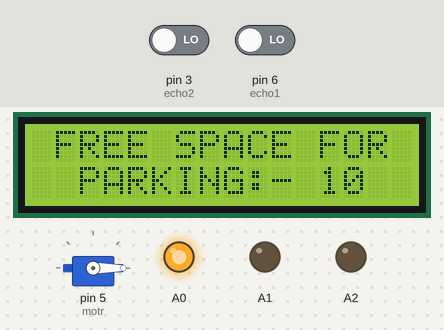
The sketch below on a simulated Arduino Uno, built with avr-gcc and run on an emulated ATmega328P. Parts: servo, 16×2 character LCD, output pins drawn as LEDs (lit = HIGH). The test bench sets the inputs (shaded band); at power-on: pin 3 (echo2) LOW, pin 6 (echo1) LOW. Pins used as bus, display or sensor lines are not drawn; what the sketch prints to the serial monitor is not drawn.

Above: at 0.1 s.
At 2.14 s:
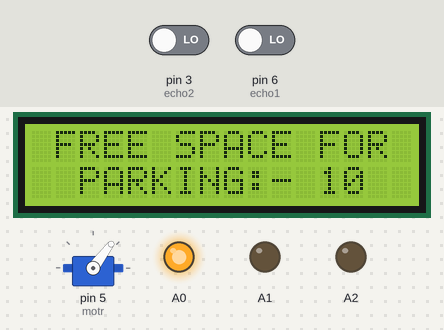
At 8.04 s:
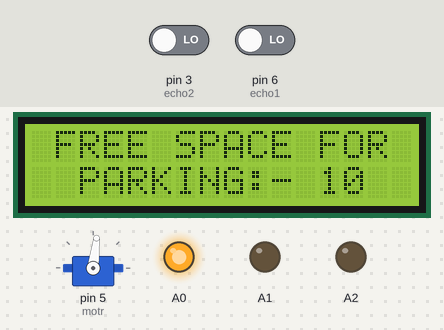
At 12.19 s:
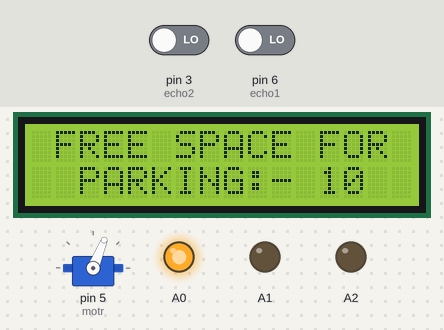
At 24.25 s:
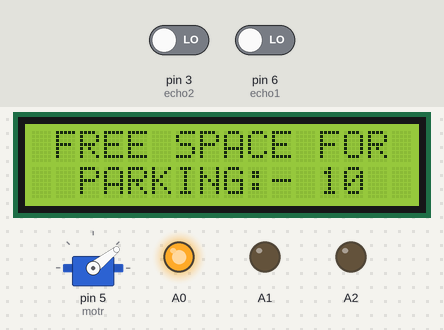
At 35.1 s:
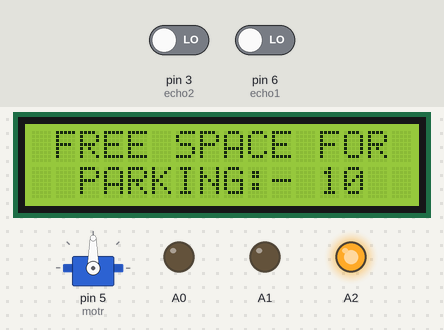
Timing chart, 0 to 36.6 s (numbered marks = the images above):
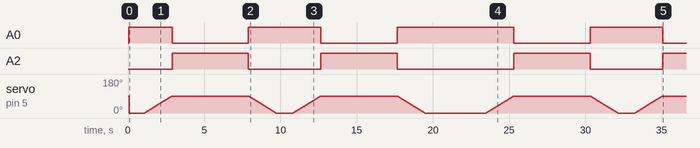

Measured:
- by itself, A0: goes LOW 5.0 s, HIGH 4.8 s, LOW 5.0 s, HIGH 7.7 s, LOW 5.0 s, HIGH 4.8 s, then LOW
- by itself, A2: goes HIGH 5.0 s, LOW 4.8 s, HIGH 5.0 s, LOW 7.7 s, HIGH 5.0 s, LOW 4.8 s, then HIGH

The sketch:

working_code.ino
```cpp
#include <LiquidCrystal.h>
#include <Servo.h>
LiquidCrystal lcd(13, 12, 11, 10, 9, 8);

Servo motr;
int pos = 0;


int counter = 10;
const int trig1 = 7;
const int echo1 = 6;
const int trig2 = 4;
const int echo2 = 3;
long dur1;
int d1 = 40;
long dur2;
int d2;


void setup() {
  // put your setup code here, to run once:
  //servo motor
  motr.attach(5);
  pinMode(trig1, OUTPUT);
  pinMode(echo1, INPUT);
  Serial.begin(9600);
  pinMode(trig2, OUTPUT);
  pinMode(echo2, INPUT);

  //lcd
  lcd.begin(16, 2);
  motr.write(0);

  //lcd.clear()
  //delay(ms)
  //red
  pinMode(A0, OUTPUT);
  //green
  pinMode(A1, OUTPUT);
  //blue
  pinMode(A2, OUTPUT);
  digitalWrite(A0, HIGH);
}

void loop() {
  //lcd.setCursor(0,0 )
  // put your main code here, to run repeatedly:
  //lcd display
  lcd.clear();
  if (counter == 0) {
    lcd.print("Parking is full");
  }
  else {
    lcd.print(" FREE SPACE FOR");
    lcd.setCursor(0, 1);
    lcd.print("  PARKING:- ");
    lcd.setCursor(12, 1);
    lcd.print(counter);

    //BLUetooth module open/close:
    if (Serial.available() > 0) {
      if (Serial.read() == "1") {
        open();
      }
      if (Serial.read() == "2") {
        close();
      }
    }
    //sensor 1
    digitalWrite(trig1, LOW);
    delayMicroseconds(2);
    digitalWrite(trig1, HIGH);
    delayMicroseconds(10);
    dur1 = pulseIn(echo1, HIGH);
    d1 = dur1 * 0.034 / 20;
    //distance at entry
    if (d1 < 5) {

      open();
    }
    delay(100);
    digitalWrite(trig2, LOW);
    delayMicroseconds(2);
    digitalWrite(trig2, HIGH);
    delayMicroseconds(10);
    dur2 = pulseIn(echo2, HIGH);
    d2 = dur2 * 0.034 / 20;
    if (d2 < 5) {
      close();
    }
  }
}


void open() {
  for (pos = 0; pos <= 90; pos += 1) {
    motr.write(pos);
    delay(20);
  }
  digitalWrite(A0, LOW);
  digitalWrite(A2, HIGH);
  Serial.println("Entry");
  delay(5000);
  digitalWrite(A0, HIGH);
  digitalWrite(A2, LOW);

  counter -= 1;
  for (pos = 90; pos >= 0; pos -= 1) {
    motr.write(pos);
    delay(20);
  }
}
void close() {
  for (pos = 0; pos <= 90; pos += 1) {
    motr.write(pos);
    delay(20);
  }
  digitalWrite(A0, LOW);
  digitalWrite(A2, HIGH);
  delay(5000);
  digitalWrite(A0, HIGH);
  digitalWrite(A2, LOW);
  counter += 1;
  for (pos = 90; pos >= 0; pos -= 1) {
    motr.write(pos);
    delay(20);
  }
  Serial.println("Exit");
  delay(3000);
}
```
